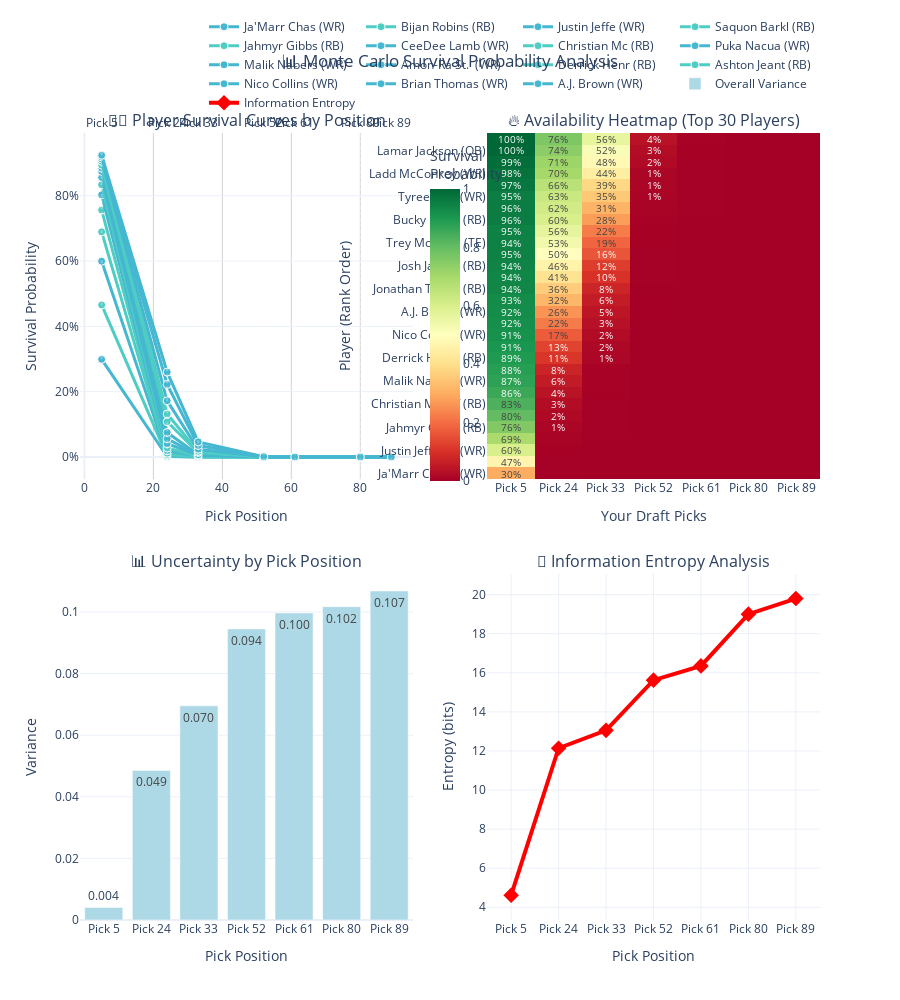

Notebook code for this chart:
### Markdown cell above
---
## 📈 Section 1: Interactive Survival Probability Analysis

**What this shows:** How likely each player is to still be available at your draft picks.

**Key insights to look for:**
- 🔥 **Elite talent cliff** - where do top players disappear?
- 🎲 **Maximum uncertainty** - which picks have the most variance?
- 🏈 **Position patterns** - do certain positions last longer?
- 📊 **Your draft strategy** - where should you target different positions?

### Code cell
# 🎯 Enhanced Survival Probability Visualization with Interactivity
def create_enhanced_survival_analysis():
    fig = make_subplots(
        rows=2, cols=2,
        subplot_titles=(
            '🏃♂️ Player Survival Curves by Position',
            '🔥 Availability Heatmap (Top 30 Players)', 
            '📊 Uncertainty by Pick Position',
            '🎲 Information Entropy Analysis'
        ),
        specs=[[{'type': 'scatter'}, {'type': 'heatmap'}],
               [{'type': 'bar'}, {'type': 'scatter'}]],
        vertical_spacing=0.12,
        horizontal_spacing=0.1
    )
    
    # 1. 🏃♂️ Position-colored survival curves for top players
    top_players = survivals_df.head(15)  # Top 15 for readability
    
    for _, player in top_players.iterrows():
        survival_probs = [player[col] for col in survival_cols]
        
        fig.add_trace(
            go.Scatter(
                x=pick_positions, 
                y=survival_probs,
                name=f"{player['player_name'][:12]} ({player['position']})",
                mode='lines+markers',
                line=dict(
                    width=3, 
                    color=player['position_color']
                ),
                marker=dict(
                    size=8, 
                    color=player['position_color'],
                    line=dict(width=1, color='white')
                ),
                hovertemplate=(
                    f"<b>{player['player_name']}</b><br>"
                    f"Position: {player['position']}<br>"
                    f"Rank: #{player['overall_rank']}<br>"
                    f"Pick {pick_positions[0]}: %{{y:.0%}}<br>"
                    "<extra></extra>"
                ),
                showlegend=True
            ),
            row=1, col=1
        )
    
    # Add your actual draft picks as vertical lines
    for pick in pick_positions:
        fig.add_vline(
            x=pick, 
            line_dash="dot", 
            line_color="rgba(255,255,255,0.3)",
            annotation_text=f"Pick {pick}",
            annotation_position="top",
            row=1, col=1
        )
    
    # 2. 🔥 Enhanced heatmap with better annotations
    top_30 = survivals_df.head(30)
    survival_matrix = top_30[survival_cols].values
    
    # Create custom text for heatmap
    text_matrix = []
    for i, (_, player) in enumerate(top_30.iterrows()):
        row_text = []
        for j, col in enumerate(survival_cols):
            prob = player[col]
            if prob > 0.01:  # Only show significant probabilities
                row_text.append(f"{prob:.0%}")
            else:
                row_text.append("")
        text_matrix.append(row_text)
    
    fig.add_trace(
        go.Heatmap(
            z=survival_matrix,
            x=[f"Pick {p}" for p in pick_positions],
            y=[f"{row['player_name'][:15]} ({row['position']})" for _, row in top_30.iterrows()],
            colorscale='RdYlGn',
            text=text_matrix,
            texttemplate='%{text}',
            textfont=dict(size=10),
            showscale=True,
            colorbar=dict(
                x=0.46, 
                len=0.45, 
                y=0.77,
                title="Survival<br>Probability"
            ),
            hovertemplate=(
                "<b>%{y}</b><br>"
                "%{x}: %{z:.0%}<br>"
                "<extra></extra>"
            )
        ),
        row=1, col=2
    )
    
    # 3. 📊 Variance analysis with position breakdown
    variances = []
    position_variances = {pos: [] for pos in POSITION_COLORS.keys()}
    
    for col in survival_cols:
        # Overall variance
        probs = survivals_df[col][survivals_df[col] > 0]
        variance = np.var(probs) if len(probs) > 0 else 0
        variances.append(variance)
        
        # Position-specific variance
        for pos in POSITION_COLORS.keys():
            pos_probs = survivals_df[survivals_df['position'] == pos][col]
            pos_probs = pos_probs[pos_probs > 0]
            pos_var = np.var(pos_probs) if len(pos_probs) > 0 else 0
            position_variances[pos].append(pos_var)
    
    # Plot overall variance
    fig.add_trace(
        go.Bar(
            x=[f"Pick {p}" for p in pick_positions], 
            y=variances,
            name='Overall Variance',
            marker_color='lightblue',
            text=[f"{v:.3f}" for v in variances],
            textposition='auto',
            hovertemplate=(
                "<b>%{x}</b><br>"
                "Variance: %{y:.4f}<br>"
                "Higher = More Uncertainty<br>"
                "<extra></extra>"
            )
        ),
        row=2, col=1
    )
    
    # 4. 🎲 Shannon entropy with interpretation
    entropies = []
    max_possible_entropy = np.log2(len(survivals_df))  # Theoretical maximum
    
    for col in survival_cols:
        probs = survivals_df[col]
        probs = probs[probs > 0]  # Remove zeros
        if len(probs) > 0:
            entropy = -np.sum(probs * np.log2(probs + 1e-10))
            entropies.append(entropy)
        else:
            entropies.append(0)
    
    fig.add_trace(
        go.Scatter(
            x=[f"Pick {p}" for p in pick_positions], 
            y=entropies,
            mode='lines+markers',
            name='Information Entropy',
            marker=dict(size=12, color='red', symbol='diamond'),
            line=dict(width=4, color='red'),
            hovertemplate=(
                "<b>%{x}</b><br>"
                "Entropy: %{y:.2f} bits<br>"
                "Efficiency: %{customdata:.1%}<br>"
                "Higher = More Unpredictable<br>"
                "<extra></extra>"
            ),
            customdata=[e/max_possible_entropy for e in entropies]
        ),
        row=2, col=2
    )
    
    # 🎨 Layout enhancements
    fig.update_xaxes(title_text="Pick Position", row=1, col=1, gridcolor='lightgray')
    fig.update_xaxes(title_text="Your Draft Picks", row=1, col=2)
    fig.update_xaxes(title_text="Pick Position", row=2, col=1)
    fig.update_xaxes(title_text="Pick Position", row=2, col=2)
    
    fig.update_yaxes(title_text="Survival Probability", row=1, col=1, tickformat='.0%')
    fig.update_yaxes(title_text="Player (Rank Order)", row=1, col=2)
    fig.update_yaxes(title_text="Variance", row=2, col=1)
    fig.update_yaxes(title_text="Entropy (bits)", row=2, col=2)
    
    fig.update_layout(
        height=1000,
        title_text="📊 Monte Carlo Survival Probability Analysis",
        title_x=0.5,
        showlegend=True,
        legend=dict(
            orientation="h",
            yanchor="bottom",
            y=1.02,
            xanchor="right",
            x=1
        ),
        template="plotly_white"
    )
    
    return fig

# Generate the enhanced visualization
survival_fig = create_enhanced_survival_analysis()
survival_fig.show(config=plotly_config)

# 📋 Key insights
max_variance_idx = np.argmax([np.var(survivals_df[col][survivals_df[col] > 0]) for col in survival_cols])
max_entropy_idx = np.argmax([-np.sum(survivals_df[col][survivals_df[col] > 0] * 
                                    np.log2(survivals_df[col][survivals_df[col] > 0] + 1e-10)) 
                             for col in survival_cols])

print(f"\n🔍 KEY INSIGHTS:")
print(f"   📈 Maximum uncertainty at Pick {pick_positions[max_variance_idx]} (highest variance)")
print(f"   🎲 Most unpredictable pick: Pick {pick_positions[max_entropy_idx]} (highest entropy)")
print(f"   🎯 Strategy: Be most flexible around picks {pick_positions[max_variance_idx]}-{pick_positions[max_entropy_idx]}")

### Figure 1 — Plotly figure (JSON) as saved in the notebook; plotly's stock layout.template omitted (floating-point values rounded to 4 significant figures; data arrays with more than 128 entries replaced by an {"elided": "..."} marker saying what was removed)
{"data": [{"hovertemplate": "<b>Ja'Marr Chase</b><br>Position: WR<br>Rank: #1<br>Pick 5: %{y:.0%}<br><extra></extra>", "line": {"color": "#45B7D1", "width": 3}, "marker": {"color": "#45B7D1", "line": {"color": "white", "width": 1}, "size": 8}, "mode": "lines+markers", "name": "Ja'Marr Chas (WR)", "showlegend": true, "type": "scatter", "x": [5, 24, 33, 52, 61, 80, 89], "xaxis": "x", "y": [0.2989, 0.0015, 0.0001, 0, 0, 0, 0], "yaxis": "y"}, {"hovertemplate": "<b>Bijan Robinson</b><br>Position: RB<br>Rank: #2<br>Pick 5: %{y:.0%}<br><extra></extra>", "line": {"color": "#4ECDC4", "width": 3}, "marker": {"color": "#4ECDC4", "line": {"color": "white", "width": 1}, "size": 8}, "mode": "lines+markers", "name": "Bijan Robins (RB)", "showlegend": true, "type": "scatter", "x": [5, 24, 33, 52, 61, 80, 89], "xaxis": "x", "y": [0.4657, 0.0023, 0.0002, 0, 0, 0, 0], "yaxis": "y"}, {"hovertemplate": "<b>Justin Jefferson</b><br>Position: WR<br>Rank: #3<br>Pick 5: %{y:.0%}<br><extra></extra>", "line": {"color": "#45B7D1", "width": 3}, "marker": {"color": "#45B7D1", "line": {"color": "white", "width": 1}, "size": 8}, "mode": "lines+markers", "name": "Justin Jeffe (WR)", "showlegend": true, "type": "scatter", "x": [5, 24, 33, 52, 61, 80, 89], "xaxis": "x", "y": [0.5995, 0.0041, 0.0005, 0, 0, 0, 0], "yaxis": "y"}, {"hovertemplate": "<b>Saquon Barkley</b><br>Position: RB<br>Rank: #4<br>Pick 5: %{y:.0%}<br><extra></extra>", "line": {"color": "#4ECDC4", "width": 3}, "marker": {"color": "#4ECDC4", "line": {"color": "white", "width": 1}, "size": 8}, "mode": "lines+markers", "name": "Saquon Barkl (RB)", "showlegend": true, "type": "scatter", "x": [5, 24, 33, 52, 61, 80, 89], "xaxis": "x", "y": [0.6895, 0.0074, 0.0006, 0, 0, 0, 0], "yaxis": "y"}, {"hovertemplate": "<b>Jahmyr Gibbs</b><br>Position: RB<br>Rank: #5<br>Pick 5: %{y:.0%}<br><extra></extra>", "line": {"color": "#4ECDC4", "width": 3}, "marker": {"color": "#4ECDC4", "line": {"color": "white", "width": 1}, "size": 8}, "mode": "lines+markers", "name": "Jahmyr Gibbs (RB)", "showlegend": true, "type": "scatter", "x": [5, 24, 33, 52, 61, 80, 89], "xaxis": "x", "y": [0.7563, 0.0117, 0.0014, 0, 0, 0, 0], "yaxis": "y"}, {"hovertemplate": "<b>CeeDee Lamb</b><br>Position: WR<br>Rank: #6<br>Pick 5: %{y:.0%}<br><extra></extra>", "line": {"color": "#45B7D1", "width": 3}, "marker": {"color": "#45B7D1", "line": {"color": "white", "width": 1}, "size": 8}, "mode": "lines+markers", "name": "CeeDee Lamb (WR)", "showlegend": true, "type": "scatter", "x": [5, 24, 33, 52, 61, 80, 89], "xaxis": "x", "y": [0.803, 0.0192, 0.0019, 0.0001, 0, 0, 0], "yaxis": "y"}, {"hovertemplate": "<b>Christian McCaffrey</b><br>Position: RB<br>Rank: #7<br>Pick 5: %{y:.0%}<br><extra></extra>", "line": {"color": "#4ECDC4", "width": 3}, "marker": {"color": "#4ECDC4", "line": {"color": "white", "width": 1}, "size": 8}, "mode": "lines+markers", "name": "Christian Mc (RB)", "showlegend": true, "type": "scatter", "x": [5, 24, 33, 52, 61, 80, 89], "xaxis": "x", "y": [0.8339, 0.0275, 0.0025, 0, 0, 0, 0], "yaxis": "y"}, {"hovertemplate": "<b>Puka Nacua</b><br>Position: WR<br>Rank: #8<br>Pick 5: %{y:.0%}<br><extra></extra>", "line": {"color": "#45B7D1", "width": 3}, "marker": {"color": "#45B7D1", "line": {"color": "white", "width": 1}, "size": 8}, "mode": "lines+markers", "name": "Puka Nacua (WR)", "showlegend": true, "type": "scatter", "x": [5, 24, 33, 52, 61, 80, 89], "xaxis": "x", "y": [0.8562, 0.0405, 0.0052, 0.0001, 0, 0, 0], "yaxis": "y"}, {"hovertemplate": "<b>Malik Nabers</b><br>Position: WR<br>Rank: #9<br>Pick 5: %{y:.0%}<br><extra></extra>", "line": {"color": "#45B7D1", "width": 3}, "marker": {"color": "#45B7D1", "line": {"color": "white", "width": 1}, "size": 8}, "mode": "lines+markers", "name": "Malik Nabers (WR)", "showlegend": true, "type": "scatter", "x": [5, 24, 33, 52, 61, 80, 89], "xaxis": "x", "y": [0.8746, 0.0558, 0.0058, 0, 0, 0, 0], "yaxis": "y"}, {"hovertemplate": "<b>Amon-Ra St. Brown</b><br>Position: WR<br>Rank: #10<br>Pick 5: %{y:.0%}<br><extra></extra>", "line": {"color": "#45B7D1", "width": 3}, "marker": {"color": "#45B7D1", "line": {"color": "white", "width": 1}, "size": 8}, "mode": "lines+markers", "name": "Amon-Ra St.  (WR)", "showlegend": true, "type": "scatter", "x": [5, 24, 33, 52, 61, 80, 89], "xaxis": "x", "y": [0.8847, 0.075, 0.0069, 0.0002, 0, 0, 0], "yaxis": "y"}, {"hovertemplate": "<b>Derrick Henry</b><br>Position: RB<br>Rank: #11<br>Pick 5: %{y:.0%}<br><extra></extra>", "line": {"color": "#4ECDC4", "width": 3}, "marker": {"color": "#4ECDC4", "line": {"color": "white", "width": 1}, "size": 8}, "mode": "lines+markers", "name": "Derrick Henr (RB)", "showlegend": true, "type": "scatter", "x": [5, 24, 33, 52, 61, 80, 89], "xaxis": "x", "y": [0.8941, 0.1079, 0.0139, 0.0003, 0.0001, 0, 0], "yaxis": "y"}, {"hovertemplate": "<b>Ashton Jeanty</b><br>Position: RB<br>Rank: #12<br>Pick 5: %{y:.0%}<br><extra></extra>", "line": {"color": "#4ECDC4", "width": 3}, "marker": {"color": "#4ECDC4", "line": {"color": "white", "width": 1}, "size": 8}, "mode": "lines+markers", "name": "Ashton Jeant (RB)", "showlegend": true, "type": "scatter", "x": [5, 24, 33, 52, 61, 80, 89], "xaxis": "x", "y": [0.9051, 0.1317, 0.0167, 0.0001, 0, 0, 0], "yaxis": "y"}, {"hovertemplate": "<b>Nico Collins</b><br>Position: WR<br>Rank: #13<br>Pick 5: %{y:.0%}<br><extra></extra>", "line": {"color": "#45B7D1", "width": 3}, "marker": {"color": "#45B7D1", "line": {"color": "white", "width": 1}, "size": 8}, "mode": "lines+markers", "name": "Nico Collins (WR)", "showlegend": true, "type": "scatter", "x": [5, 24, 33, 52, 61, 80, 89], "xaxis": "x", "y": [0.9124, 0.172, 0.0237, 0.0004, 0.0001, 0, 0], "yaxis": "y"}, {"hovertemplate": "<b>Brian Thomas Jr.</b><br>Position: WR<br>Rank: #14<br>Pick 5: %{y:.0%}<br><extra></extra>", "line": {"color": "#45B7D1", "width": 3}, "marker": {"color": "#45B7D1", "line": {"color": "white", "width": 1}, "size": 8}, "mode": "lines+markers", "name": "Brian Thomas (WR)", "showlegend": true, "type": "scatter", "x": [5, 24, 33, 52, 61, 80, 89], "xaxis": "x", "y": [0.9189, 0.222, 0.0349, 0.0006, 0.0001, 0, 0], "yaxis": "y"}, {"hovertemplate": "<b>A.J. Brown</b><br>Position: WR<br>Rank: #15<br>Pick 5: %{y:.0%}<br><extra></extra>", "line": {"color": "#45B7D1", "width": 3}, "marker": {"color": "#45B7D1", "line": {"color": "white", "width": 1}, "size": 8}, "mode": "lines+markers", "name": "A.J. Brown (WR)", "showlegend": true, "type": "scatter", "x": [5, 24, 33, 52, 61, 80, 89], "xaxis": "x", "y": [0.924, 0.2599, 0.0463, 0.001, 0, 0, 0], "yaxis": "y"}, {"colorbar": {"len": 0.45, "title": {"text": "Survival<br>Probability"}, "x": 0.46, "y": 0.77}, "colorscale": [[0, "rgb(165,0,38)"], [0.1, "rgb(215,48,39)"], [0.2, "rgb(244,109,67)"], [0.3, "rgb(253,174,97)"], [0.4, "rgb(254,224,139)"], [0.5, "rgb(255,255,191)"], [0.6, "rgb(217,239,139)"], [0.7, "rgb(166,217,106)"], [0.8, "rgb(102,189,99)"], [0.9, "rgb(26,152,80)"], [1, "rgb(0,104,55)"]], "hovertemplate": "<b>%{y}</b><br>%{x}: %{z:.0%}<br><extra></extra>", "showscale": true, "text": {"elided": "30x7 str values"}, "textfont": {"size": 10}, "texttemplate": "%{text}", "type": "heatmap", "x": ["Pick 5", "Pick 24", "Pick 33", "Pick 52", "Pick 61", "Pick 80", "Pick 89"], "xaxis": "x2", "y": ["Ja'Marr Chase (WR)", "Bijan Robinson (RB)", "Justin Jefferso (WR)", "Saquon Barkley (RB)", "Jahmyr Gibbs (RB)", "CeeDee Lamb (WR)", "Christian McCaf (RB)", "Puka Nacua (WR)", "Malik Nabers (WR)", "Amon-Ra St. Bro (WR)", "Derrick Henry (RB)", "Ashton Jeanty (RB)", "Nico Collins (WR)", "Brian Thomas Jr (WR)", "A.J. Brown (WR)", "Drake London (WR)", "Jonathan Taylor (RB)", "De'Von Achane (RB)", "Josh Jacobs (RB)", "Brock Bowers (TE)", "Trey McBride (TE)", "Kyren Williams (RB)", "Bucky Irving (RB)", "Tee Higgins (WR)", "Tyreek Hill (WR)", "Davante Adams (WR)", "Ladd McConkey (WR)", "Josh Allen (QB)", "Lamar Jackson (QB)", "Jayden Daniels (QB)"], "yaxis": "y2", "z": {"elided": "30x7 float values"}}, {"hovertemplate": "<b>%{x}</b><br>Variance: %{y:.4f}<br>Higher = More Uncertainty<br><extra></extra>", "marker": {"color": "lightblue"}, "name": "Overall Variance", "text": ["0.004", "0.049", "0.070", "0.094", "0.100", "0.102", "0.107"], "textposition": "auto", "type": "bar", "x": ["Pick 5", "Pick 24", "Pick 33", "Pick 52", "Pick 61", "Pick 80", "Pick 89"], "xaxis": "x3", "y": [0.004097, 0.04857, 0.06952, 0.09449, 0.09969, 0.1017, 0.1068], "yaxis": "y3"}, {"customdata": [0.5614, 1.475, 1.587, 1.899, 1.987, 2.309, 2.406], "hovertemplate": "<b>%{x}</b><br>Entropy: %{y:.2f} bits<br>Efficiency: %{customdata:.1%}<br>Higher = More Unpredictable<br><extra></extra>", "line": {"color": "red", "width": 4}, "marker": {"color": "red", "size": 12, "symbol": "diamond"}, "mode": "lines+markers", "name": "Information Entropy", "type": "scatter", "x": ["Pick 5", "Pick 24", "Pick 33", "Pick 52", "Pick 61", "Pick 80", "Pick 89"], "xaxis": "x4", "y": [4.62, 12.14, 13.06, 15.62, 16.35, 19.0, 19.8], "yaxis": "y4"}], "layout": {"annotations": [{"font": {"size": 16}, "showarrow": false, "text": "🏃♂️ Player Survival Curves by Position", "x": 0.225, "xanchor": "center", "xref": "paper", "y": 1, "yanchor": "bottom", "yref": "paper"}, {"font": {"size": 16}, "showarrow": false, "text": "🔥 Availability Heatmap (Top 30 Players)", "x": 0.775, "xanchor": "center", "xref": "paper", "y": 1, "yanchor": "bottom", "yref": "paper"}, {"font": {"size": 16}, "showarrow": false, "text": "📊 Uncertainty by Pick Position", "x": 0.225, "xanchor": "center", "xref": "paper", "y": 0.44, "yanchor": "bottom", "yref": "paper"}, {"font": {"size": 16}, "showarrow": false, "text": "🎲 Information Entropy Analysis", "x": 0.775, "xanchor": "center", "xref": "paper", "y": 0.44, "yanchor": "bottom", "yref": "paper"}, {"showarrow": false, "text": "Pick 5", "x": 5, "xanchor": "center", "xref": "x", "y": 1, "yanchor": "bottom", "yref": "y domain"}, {"showarrow": false, "text": "Pick 24", "x": 24, "xanchor": "center", "xref": "x", "y": 1, "yanchor": "bottom", "yref": "y domain"}, {"showarrow": false, "text": "Pick 33", "x": 33, "xanchor": "center", "xref": "x", "y": 1, "yanchor": "bottom", "yref": "y domain"}, {"showarrow": false, "text": "Pick 52", "x": 52, "xanchor": "center", "xref": "x", "y": 1, "yanchor": "bottom", "yref": "y domain"}, {"showarrow": false, "text": "Pick 61", "x": 61, "xanchor": "center", "xref": "x", "y": 1, "yanchor": "bottom", "yref": "y domain"}, {"showarrow": false, "text": "Pick 80", "x": 80, "xanchor": "center", "xref": "x", "y": 1, "yanchor": "bottom", "yref": "y domain"}, {"showarrow": false, "text": "Pick 89", "x": 89, "xanchor": "center", "xref": "x", "y": 1, "yanchor": "bottom", "yref": "y domain"}], "height": 1000, "legend": {"orientation": "h", "x": 1, "xanchor": "right", "y": 1.02, "yanchor": "bottom"}, "shapes": [{"line": {"color": "rgba(255,255,255,0.3)", "dash": "dot"}, "type": "line", "x0": 5, "x1": 5, "xref": "x", "y0": 0, "y1": 1, "yref": "y domain"}, {"line": {"color": "rgba(255,255,255,0.3)", "dash": "dot"}, "type": "line", "x0": 24, "x1": 24, "xref": "x", "y0": 0, "y1": 1, "yref": "y domain"}, {"line": {"color": "rgba(255,255,255,0.3)", "dash": "dot"}, "type": "line", "x0": 33, "x1": 33, "xref": "x", "y0": 0, "y1": 1, "yref": "y domain"}, {"line": {"color": "rgba(255,255,255,0.3)", "dash": "dot"}, "type": "line", "x0": 52, "x1": 52, "xref": "x", "y0": 0, "y1": 1, "yref": "y domain"}, {"line": {"color": "rgba(255,255,255,0.3)", "dash": "dot"}, "type": "line", "x0": 61, "x1": 61, "xref": "x", "y0": 0, "y1": 1, "yref": "y domain"}, {"line": {"color": "rgba(255,255,255,0.3)", "dash": "dot"}, "type": "line", "x0": 80, "x1": 80, "xref": "x", "y0": 0, "y1": 1, "yref": "y domain"}, {"line": {"color": "rgba(255,255,255,0.3)", "dash": "dot"}, "type": "line", "x0": 89, "x1": 89, "xref": "x", "y0": 0, "y1": 1, "yref": "y domain"}], "showlegend": true, "title": {"text": "📊 Monte Carlo Survival Probability Analysis", "x": 0.5}, "xaxis": {"anchor": "y", "domain": [0, 0.45], "gridcolor": "lightgray", "title": {"text": "Pick Position"}}, "xaxis2": {"anchor": "y2", "domain": [0.55, 1], "title": {"text": "Your Draft Picks"}}, "xaxis3": {"anchor": "y3", "domain": [0, 0.45], "title": {"text": "Pick Position"}}, "xaxis4": {"anchor": "y4", "domain": [0.55, 1], "title": {"text": "Pick Position"}}, "yaxis": {"anchor": "x", "domain": [0.56, 1], "tickformat": ".0%", "title": {"text": "Survival Probability"}}, "yaxis2": {"anchor": "x2", "domain": [0.56, 1], "title": {"text": "Player (Rank Order)"}}, "yaxis3": {"anchor": "x3", "domain": [0, 0.44], "title": {"text": "Variance"}}, "yaxis4": {"anchor": "x4", "domain": [0, 0.44], "title": {"text": "Entropy (bits)"}}}}
